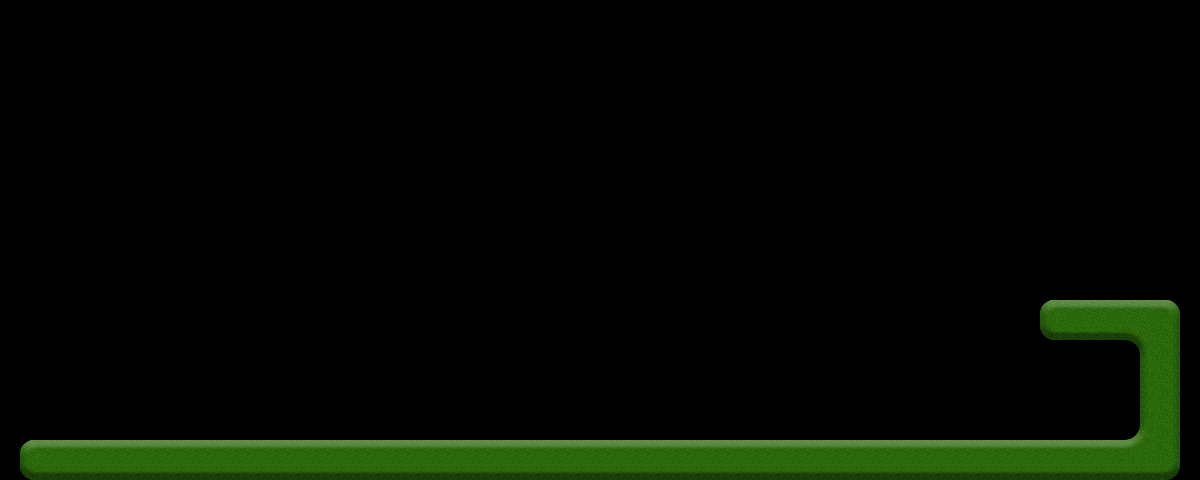

The image is a tile-based game level rendered from a .tmx file. Its description and source (layers, tilesets, objects; grid data summarised) follow:
An orthogonal 60x24 tile map with 20x20 px tiles, 1 tile layer (Tile Layer 1), 2 tilesets and 24 objects (12x Path, 2x Waypoint, goal, ball).

<map version="1.0" orientation="orthogonal" width="60" height="24" tilewidth="20" tileheight="20">
 <tileset firstgid="1" name="Grass" tilewidth="20" tileheight="20">
  <image source="gfx/Grass.png" width="80" height="160" />
 </tileset>
 <tileset firstgid="33" name="metal_vert" tilewidth="32" tileheight="96">
  <image source="gfx/metal_vert.png" width="32" height="96" />
 </tileset>
 <layer name="Tile Layer 1" width="60" height="24">
  <data>[1440 cells, 142 non-empty, 16 distinct tile ids]</data>
 </layer>
 <objectgroup color="#ffaa00" name="Paths" width="60" height="24">
  <object name="Path" x="340" y="340" width="20" height="20">
   <properties>
    <property name="name" value="p1" />
    <property name="type" value="path" />
   </properties>
  </object>
  <object name="Path" x="340" y="140" width="20" height="20">
   <properties>
    <property name="name" value="p2" />
    <property name="type" value="path" />
   </properties>
  </object>
  <object name="Path" x="460" y="340" width="20" height="20">
   <properties>
    <property name="name" value="p3" />
    <property name="type" value="path" />
   </properties>
  </object>
  <object name="Path" x="460" y="140" width="20" height="20">
   <properties>
    <property name="name" value="p4" />
    <property name="type" value="path" />
   </properties>
  </object>
  <object name="Path" x="580" y="340" width="20" height="20">
   <properties>
    <property name="name" value="p5" />
    <property name="type" value="path" />
   </properties>
  </object>
  <object name="Path" x="580" y="140" width="20" height="20">
   <properties>
    <property name="name" value="p6" />
    <property name="type" value="path" />
   </properties>
  </object>
  <object name="Path" x="700" y="340" width="20" height="20">
   <properties>
    <property name="name" value="p7" />
    <property name="type" value="path" />
   </properties>
  </object>
  <object name="Path" x="700" y="140" width="20" height="20">
   <properties>
    <property name="name" value="p8" />
    <property name="type" value="path" />
   </properties>
  </object>
  <object name="Path" x="820" y="340" width="20" height="20">
   <properties>
    <property name="name" value="p9" />
    <property name="type" value="path" />
   </properties>
  </object>
  <object name="Path" x="820" y="140" width="20" height="20">
   <properties>
    <property name="name" value="p10" />
    <property name="type" value="path" />
   </properties>
  </object>
  <object name="Path" x="460" y="240" width="20" height="20">
   <properties>
    <property name="name" value="p3mid" />
    <property name="type" value="path" />
   </properties>
  </object>
  <object name="Path" x="700" y="240" width="20" height="20">
   <properties>
    <property name="name" value="p7mid" />
    <property name="type" value="path" />
   </properties>
  </object>
 </objectgroup>
 <objectgroup name="Walls" width="60" height="24">
  <properties>
   <property name="type" value="wall" />
  </properties>
  <object x="20" y="440" width="1160" height="40" />
  <object x="1040" y="300" width="140" height="40" />
  <object x="1140" y="340" width="40" height="100" />
 </objectgroup>
 <objectgroup color="#00ff7f" name="Elements" width="60" height="24">
  <object name="goal" x="1080" y="380" width="60" height="60">
   <properties>
    <property name="direction" value="right" />
    <property name="type" value="goal" />
   </properties>
  </object>
  <object name="ball" x="40" y="380" width="40" height="40">
   <properties>
    <property name="type" value="ball" />
   </properties>
  </object>
  <object name="Waypoint" x="360" y="380" width="20" height="20">
   <properties>
    <property name="type" value="waypoint" />
   </properties>
  </object>
  <object name="Waypoint" x="760" y="380" width="20" height="20">
   <properties>
    <property name="type" value="waypoint" />
   </properties>
  </object>
 </objectgroup>
 <objectgroup color="#ff007f" name="Objects" width="60" height="24">
  <properties>
   <property name="type" value="object" />
  </properties>
  <object gid="33" x="340" y="440">
   <properties>
    <property name="duration" value="6" />
    <property name="path" value="p1,p2,p1" />
   </properties>
  </object>
  <object gid="33" x="460" y="340">
   <properties>
    <property name="duration" value="5" />
    <property name="path" value="p3mid,p3,p4,p3mid" />
   </properties>
  </object>
  <object gid="33" x="580" y="240">
   <properties>
    <property name="duration" value="6" />
    <property name="path" value="p6,p5,p6" />
   </properties>
  </object>
  <object gid="33" x="700" y="320">
   <properties>
    <property name="duration" value="5" />
    <property name="path" value="p7mid,p7,p8,p7mid" />
   </properties>
  </object>
  <object gid="33" x="820" y="416">
   <properties>
    <property name="duration" value="6" />
    <property name="path" value="p9,p10,p9" />
   </properties>
  </object>
 </objectgroup>
</map>
